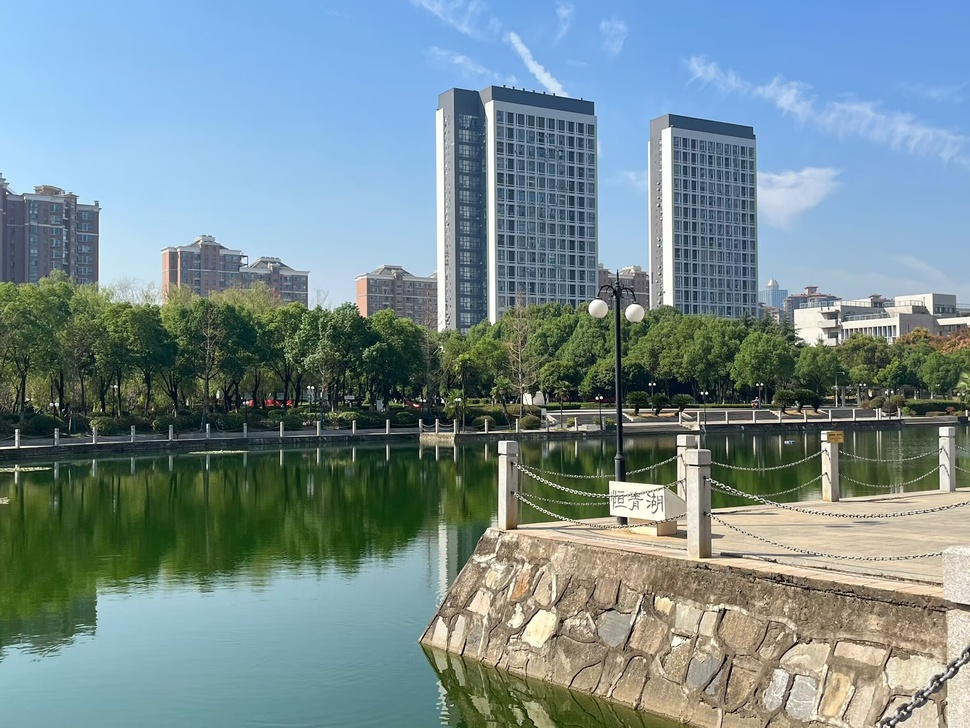
#> input picture 2.jpg, 970 x 728 px, shrunk from 2362 x 1772 before the run
$ python 'Hough transgform.py'
#> lines starting #> are read from the running program, lines starting #| are printed output that depends on the picture; after the words box and inside, x2 and y2 are one past the last pixel; in counts of white or black regions, pixels touching at a corner belong together
import cv2
import numpy as np
import matplotlib.pyplot as plt

# 读取图像并转换为灰度图像
image = cv2.imread('2.jpg')
#> image is the input picture: shape (728, 970, 3); mean B, G, R 143.4, 140, 118.7
gray = cv2.cvtColor(image, cv2.COLOR_BGR2GRAY)
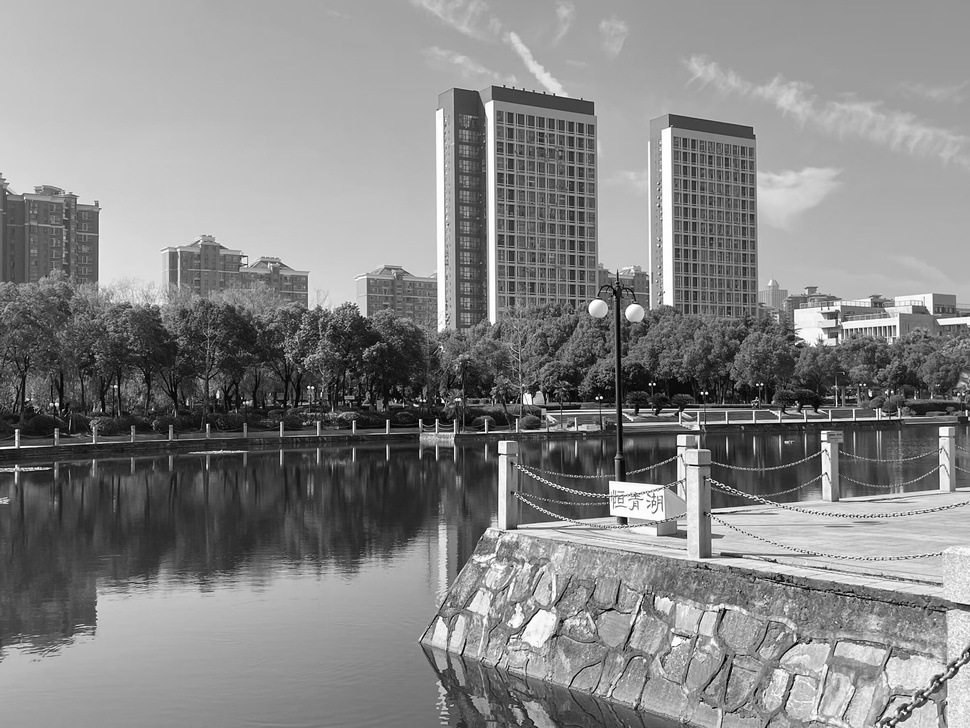
#> gray: shape (728, 970); min 0, max 255, mean 134

# 使用 Canny 边缘检测
edges = cv2.Canny(gray, 50, 150, apertureSize=3)
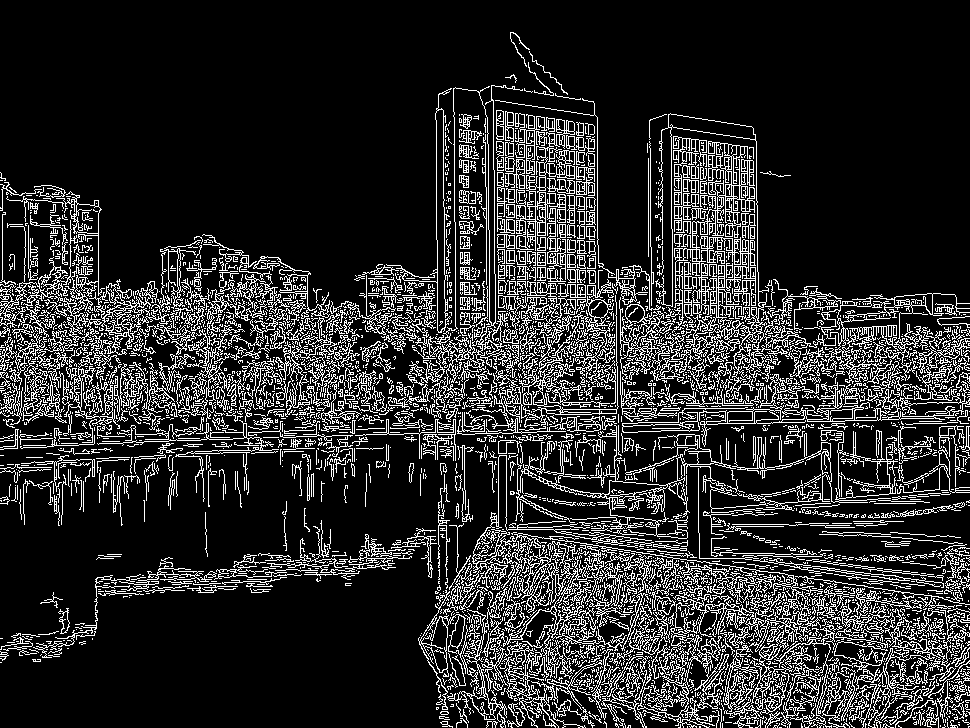
#> edges: shape (728, 970); 16.8% white in thin lines or dots

# 使用 HoughLinesP 进行直线检测
lines = cv2.HoughLinesP(edges, 1, np.pi / 180, threshold=100, minLineLength=50, maxLineGap=10)
#> lines = 1339 rows, first 6: [508, 427, 671, 424], [1, 405, 304, 405], [0, 325, 229, 333], [796, 363, 969, 381], [644, 323, 799, 331], [0, 403, 415, 403]

# 绘制检测到的直线段
for line in lines:
    x1, y1, x2, y2 = line[0]
    cv2.line(image, (x1, y1), (x2, y2), (0, 0, 255), 2)
#> this loop made 1339 passes
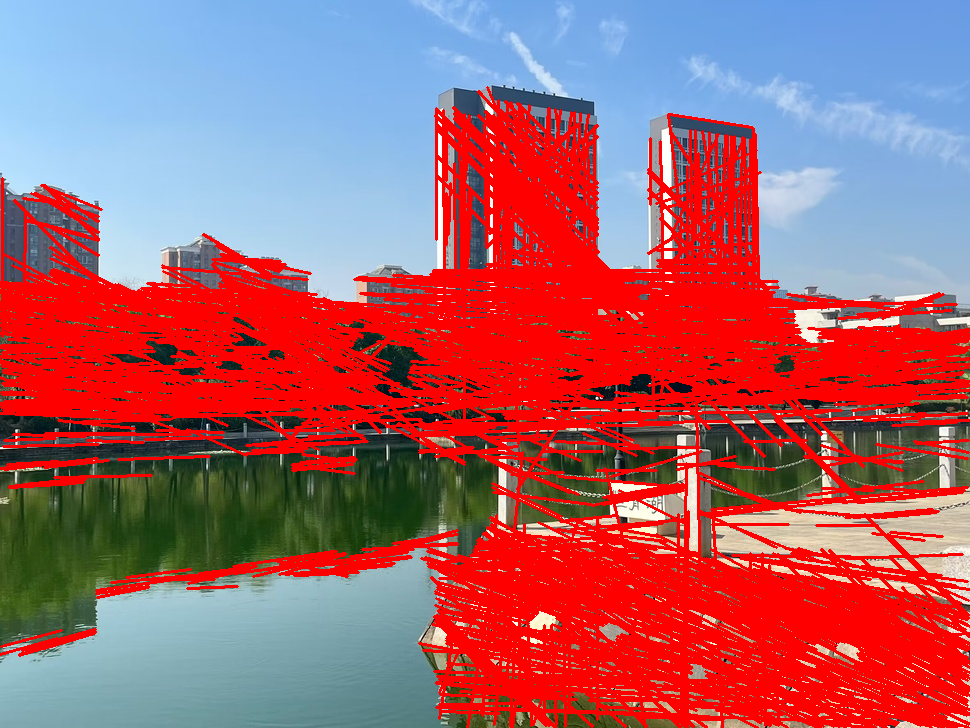
#> image: shape (728, 970, 3); mean B, G, R 105.5, 96.3, 170.3

# 显示图像
plt.imshow(cv2.cvtColor(image, cv2.COLOR_BGR2RGB))
plt.axis('off')
plt.show()

$ run again, with 1.jpg copied over 2.jpg
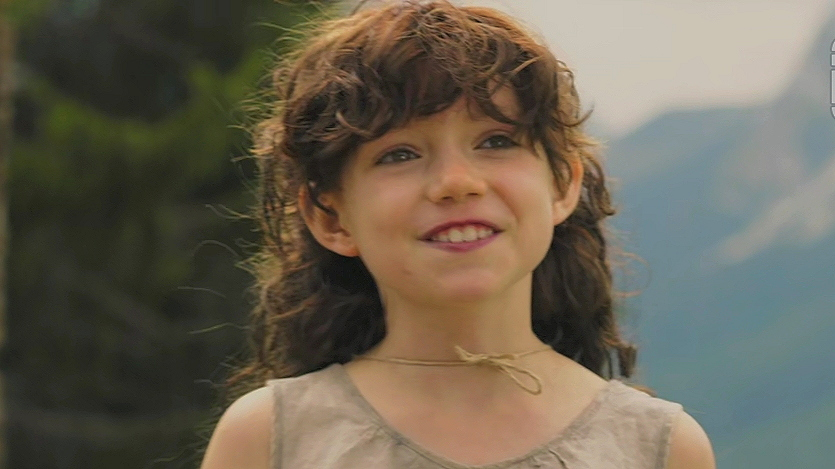
#> input picture 1.jpg, 835 x 469 px
#> image is the input picture: shape (469, 835, 3); mean B, G, R 83.5, 99, 107
#> `edges = cv2.Canny(gray, 50, 150, apertureSize=3)`:
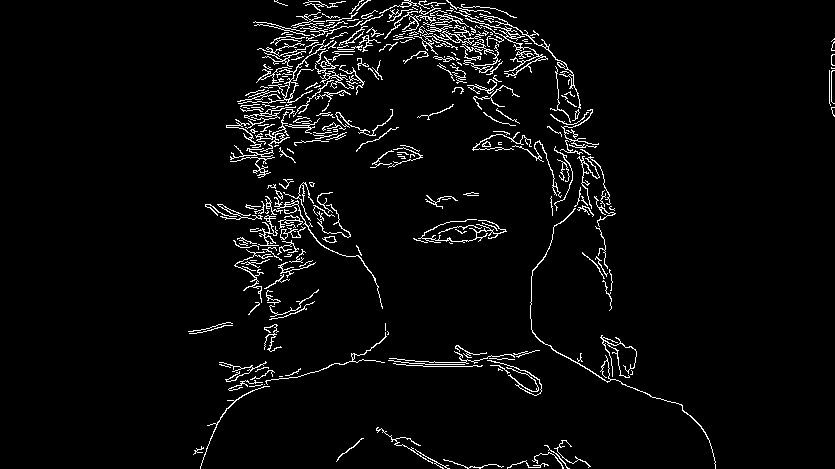
#> edges: shape (469, 835); 4% white in thin lines or dots, all inside (x1, y1, x2, y2) = (188, 0, 835, 469)
#> lines = 13 rows, first 6: [279, 259, 309, 182], [391, 7, 445, 61], [276, 257, 303, 185], [422, 42, 498, 52], [281, 267, 313, 186], [424, 36, 519, 30]
#> the loop `for line in lines:` made 13 passes
#> after the loop `for line in lines:`:
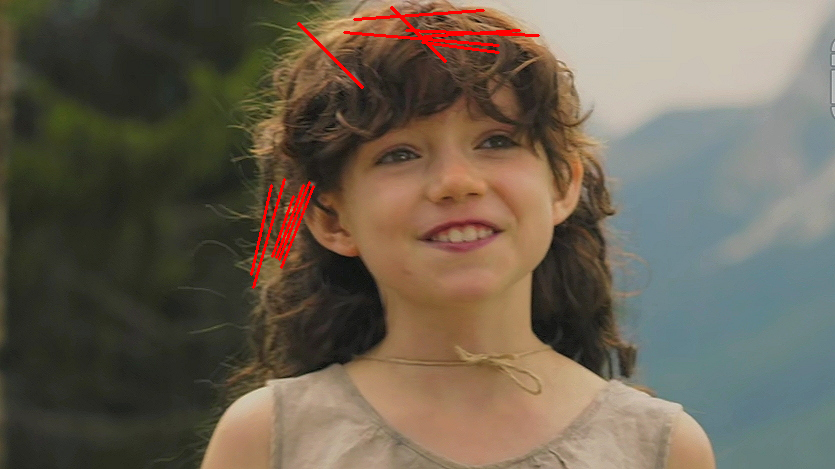
#> image: shape (469, 835, 3); 0.94% of pixels changed, all inside (x1, y1, x2, y2) = (250, 6, 540, 289)

$ run again, with 3.png saved as 2.jpg
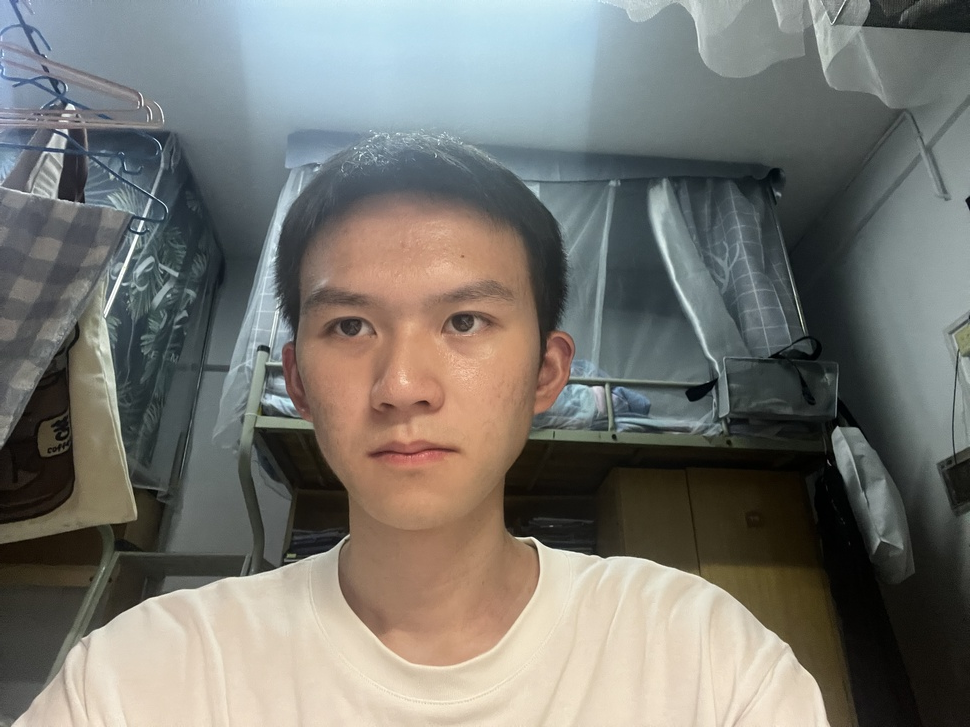
#> input picture 3.png, 970 x 727 px, shrunk from 4032 x 3024 before the run
#> image is the input picture: shape (727, 970, 3); mean B, G, R 113.4, 119, 119.8
#> `edges = cv2.Canny(gray, 50, 150, apertureSize=3)`:
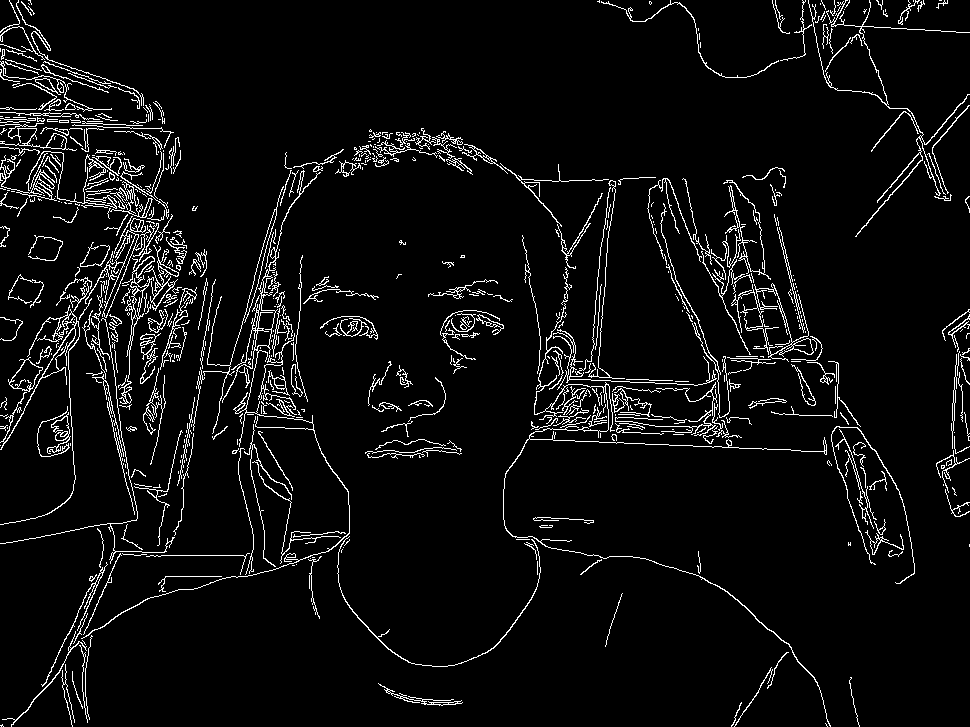
#> edges: shape (727, 970); 5.3% white in thin lines or dots
#> lines = 171 rows, first 6: [68, 361, 73, 464], [556, 377, 697, 385], [857, 233, 968, 105], [96, 149, 149, 241], [645, 444, 790, 449], [76, 141, 151, 261]
#> the loop `for line in lines:` made 171 passes
#> after the loop `for line in lines:`:
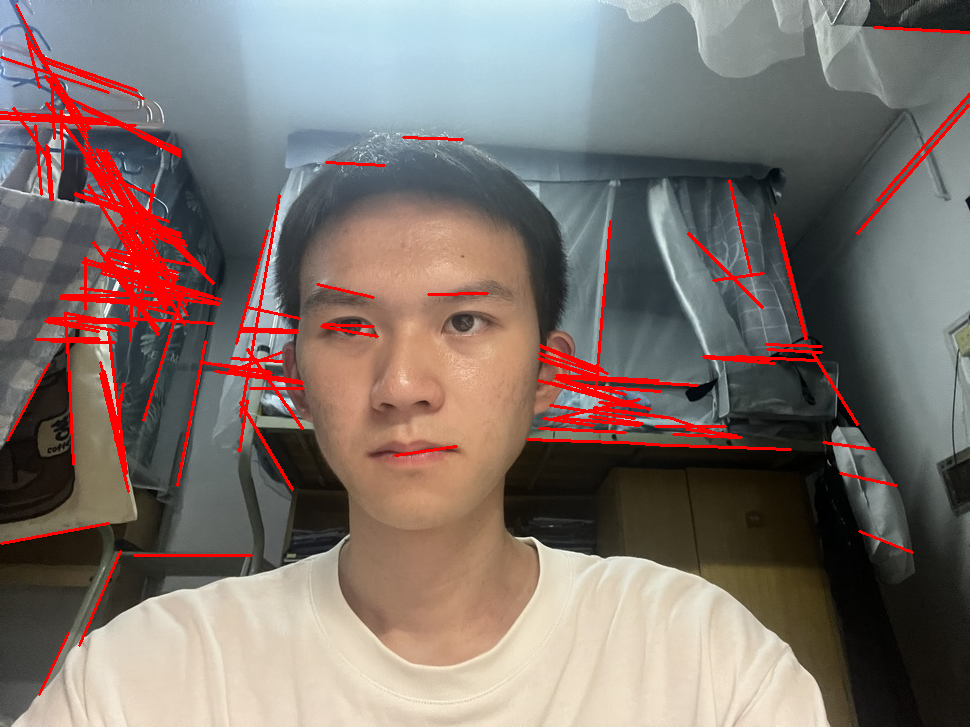
#> image: shape (727, 970, 3); 4.77% of pixels changed, all inside (x1, y1, x2, y2) = (0, 4, 970, 696)
